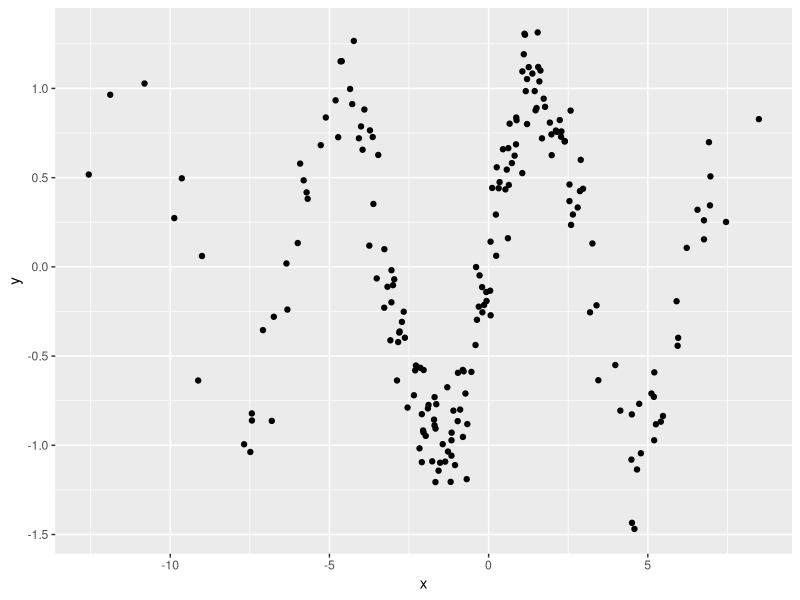
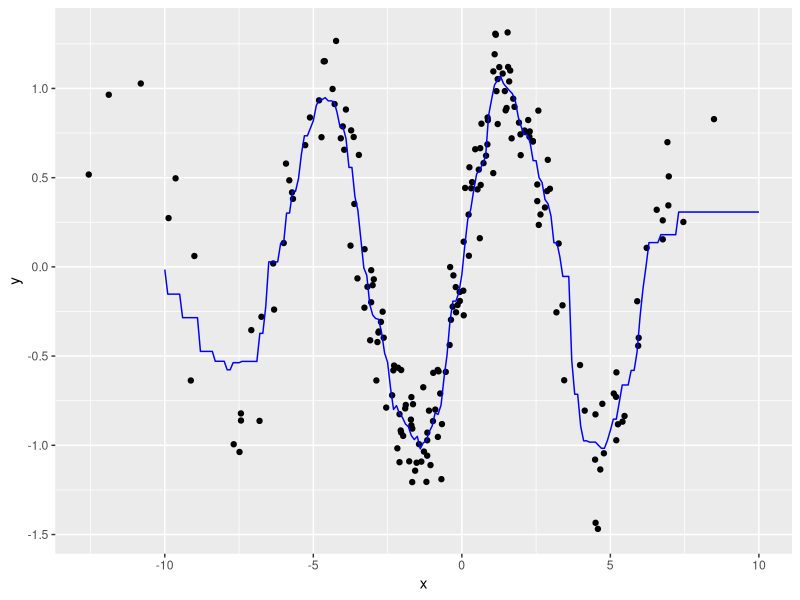
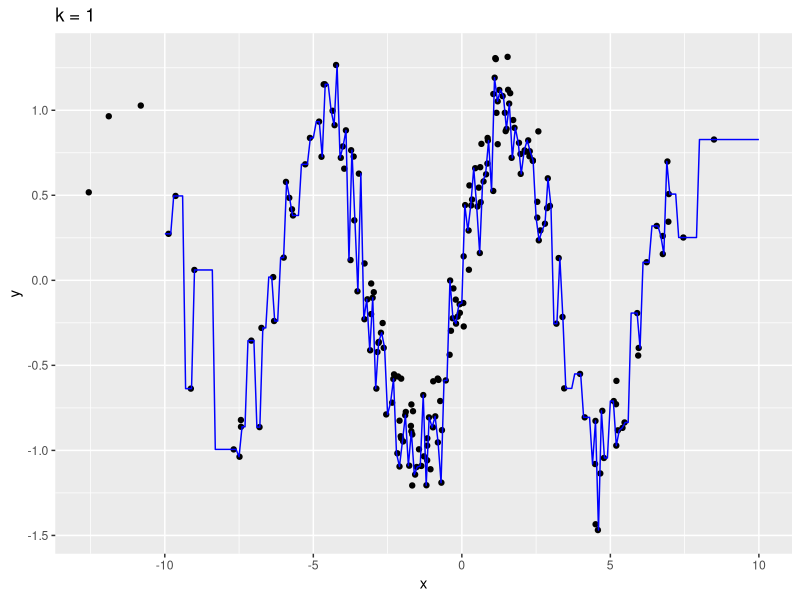
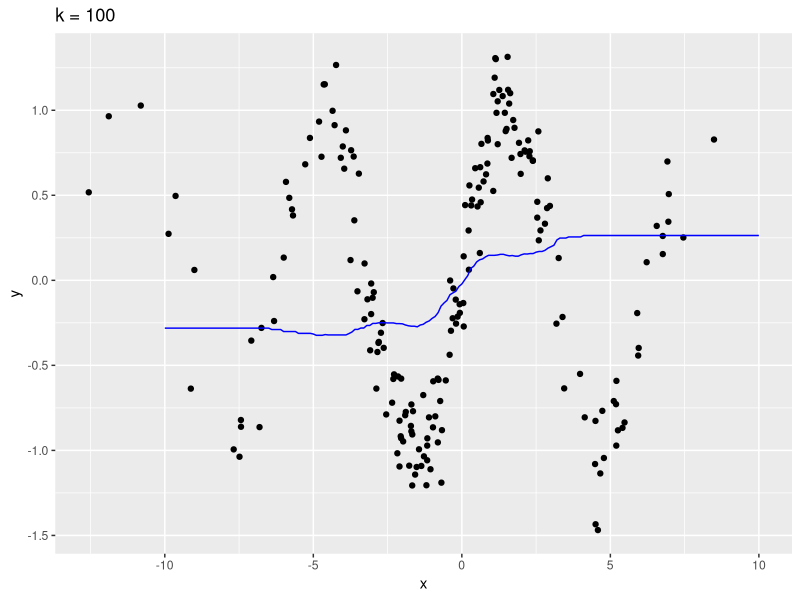

These charts were generated, in order, by the following R code:
## ---- chunk 1
rm(list=ls())
library(tidyverse)
library(reshape2)
library(e1071)
library(RANN)

n <- 200
x <- rnorm(n, 0, 4)
y <- sin(x) + rnorm(n, 0, 0.2)

df <- tibble(x, y) %>% 
  mutate(type="actual")

ggplot(df %>% filter(type=="actual"), aes(x=x, y=y)) +
  geom_point()
## ---- chunk 2
f_eucl_dist <- function(x1, x2) {
  sqrt(sum((x1 - x2)^2))
}

distance <- function(x_test, x_vector) {
  dists <- vector(length=length(x_vector))
  for(i in seq_along(dists))
    dists[i] <- f_eucl_dist(x_vector[i], x_test)
  dists
}
## ---- chunk 3
knn_indices <- function(k, x_test, x_vector) {
  dists <- distance(x_test, x_vector)
  low_to_high <- order(dists)[1:k]
  low_to_high
}
## ---- chunk 4
kk_regression <- function(k, x_test, x, y) {
  indices <- knn_indices(k, x_test, x)
  mean(y[indices])
}
## ---- chunk 5
x_sim <- seq(-10, 10, 0.1)
y_sim <- map_dbl(x_sim, ~kk_regression(k=10, ., x, y))

df <- tibble(x, y) %>% 
  mutate(type="actual") %>% 
  bind_rows(tibble(x=x_sim, y=y_sim) %>% mutate(type="regression"))

ggplot(df %>% filter(type=="actual"), aes(x=x, y=y)) +
  geom_point() +
  geom_line(data=df %>% filter(type=="regression"), colour="blue")
## ---- chunk 6
# k = 1
y_sim <- map_dbl(x_sim, ~kk_regression(k=1, ., x, y))

df <- tibble(x, y) %>% 
  mutate(type="actual") %>% 
  bind_rows(tibble(x=x_sim, y=y_sim) %>% mutate(type="regression"))

ggplot(df %>% filter(type=="actual"), aes(x=x, y=y)) +
  geom_point() +
  geom_line(data=df %>% filter(type=="regression"), colour="blue") +
  ggtitle("k = 1")

# k = 100
y_sim <- map_dbl(x_sim, ~kk_regression(k=100, ., x, y))

df <- tibble(x, y) %>% 
  mutate(type="actual") %>% 
  bind_rows(tibble(x=x_sim, y=y_sim) %>% mutate(type="regression"))

ggplot(df %>% filter(type=="actual"), aes(x=x, y=y)) +
  geom_point() +
  geom_line(data=df %>% filter(type=="regression"), colour="blue") +
  ggtitle("k = 100")
